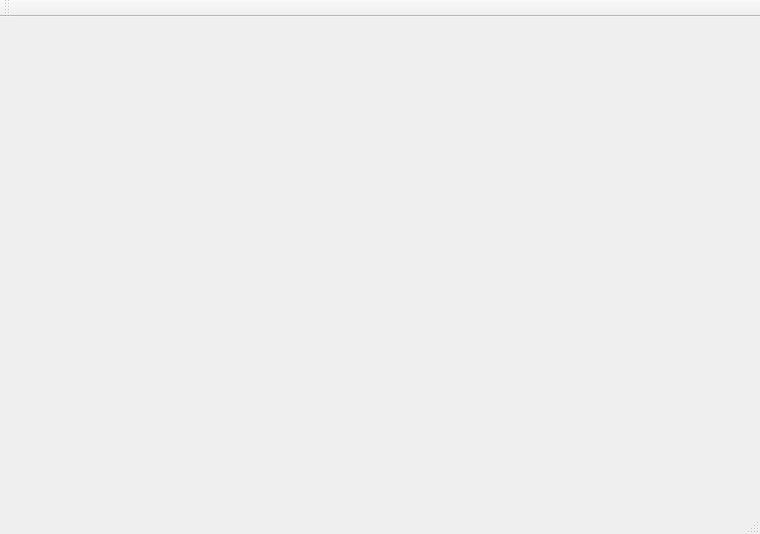
<?xml version="1.0" encoding="UTF-8"?>
<ui version="4.0">
 <class>MainWindow</class>
 <widget class="QMainWindow" name="MainWindow">
  <property name="geometry">
   <rect>
    <x>0</x>
    <y>0</y>
    <width>760</width>
    <height>534</height>
   </rect>
  </property>
  <property name="windowTitle">
   <string>MainWindow</string>
  </property>
  <widget class="QWidget" name="centralWidget"/>
  <widget class="QMenuBar" name="menuBar">
   <property name="geometry">
    <rect>
     <x>0</x>
     <y>0</y>
     <width>760</width>
     <height>19</height>
    </rect>
   </property>
  </widget>
  <widget class="QToolBar" name="mainToolBar">
   <attribute name="toolBarArea">
    <enum>TopToolBarArea</enum>
   </attribute>
   <attribute name="toolBarBreak">
    <bool>false</bool>
   </attribute>
  </widget>
  <widget class="QStatusBar" name="statusBar"/>
 </widget>
 <layoutdefault spacing="6" margin="11"/>
 <resources/>
 <connections/>
</ui>
